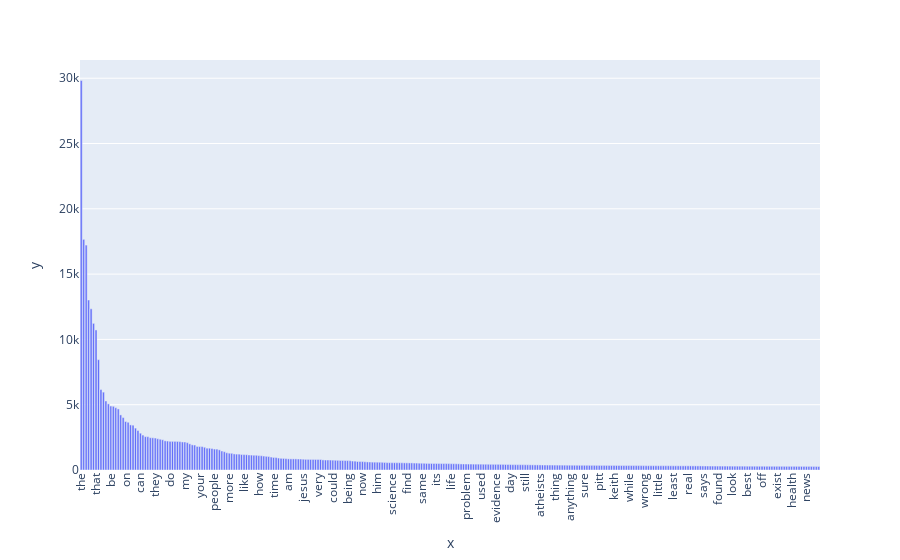

The notebook cell this image was saved under:
### Markdown cell above
### >>> **Exercise 14 (take home):** 
Additionally, you can attempt to sort the terms on the `x-axis` by frequency instead of in alphabetical order. This way the visualization is more meaninfgul and you will be able to observe the so called [long tail](https://en.wikipedia.org/wiki/Long_tail) (get familiar with this term since it will appear a lot in data mining and other statistics courses). see picture below

![alt txt](https://upload.wikimedia.org/wikipedia/commons/thumb/8/8a/Long_tail.svg/1000px-Long_tail.svg.png)

### Code cell
# Answer here
import plotly.express as px

# Calculate term frequencies by summing across all documents (axis=0 means sum along columns)
term_frequencies = np.array(X_counts.sum(axis=0)).flatten()

# Sort the term frequencies in descending order and get their indices
sorted_indices = np.argsort(-term_frequencies)

# Use the sorted indices to get the sorted term frequencies
sorted_term_frequencies = term_frequencies[sorted_indices]

# Create a bar chart for the top 300 most frequent terms
fig = px.bar(x=count_vect.get_feature_names_out()[sorted_indices][:300],
             y=sorted_term_frequencies[:300])
fig.update_xaxes(tickangle=-90)
fig.show()

### Figure 1 — Plotly figure (JSON) as saved in the notebook; plotly's stock layout.template omitted (floating-point values rounded to 4 significant figures; data arrays with more than 128 entries replaced by an {"elided": "..."} marker saying what was removed)
{"data": [{"alignmentgroup": "True", "hovertemplate": "x=%{x}<br>y=%{y}<extra></extra>", "legendgroup": "", "marker": {"color": "#636efa", "pattern": {"shape": ""}}, "name": "", "offsetgroup": "", "orientation": "v", "showlegend": false, "textposition": "auto", "type": "bar", "x": {"elided": "300 str values"}, "xaxis": "x", "y": {"elided": "300 int values"}, "yaxis": "y"}], "layout": {"barmode": "relative", "legend": {"tracegroupgap": 0}, "margin": {"t": 60}, "xaxis": {"anchor": "y", "domain": [0, 1], "tickangle": -90, "title": {"text": "x"}}, "yaxis": {"anchor": "x", "domain": [0, 1], "title": {"text": "y"}}}}
